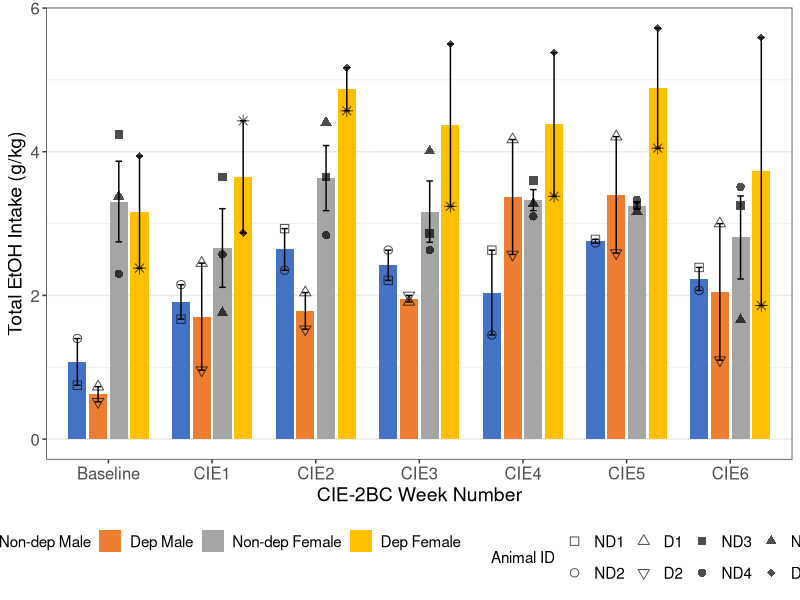

This chart was generated by the following R code:
library(tidyverse)

# Create raw data (excluding M15)
drinking_raw <- tibble(
  Mouse = c(3, 5, 8, 11, 14, 16, 18, 19, 20),
  Sex = c("Male", "Male", "Male", "Male", "Female", "Female", "Female", "Female", "Female"),
  Group = c("Non-dep", "Non-dep", "Dep", "Dep", "Non-dep", "Non-dep", "Non-dep", "Dep", "Dep"),
  Baseline = c(0.75, 1.40, 0.73, 0.52, 4.24, 2.30, 3.38, 3.94, 2.38),
  CIE1 = c(1.67, 2.15, 2.45, 0.96, 3.65, 2.57, 1.76, 2.87, 4.43),
  CIE2 = c(2.93, 2.35, 2.04, 1.53, 3.65, 2.84, 4.41, 5.17, 4.57),
  CIE3 = c(2.21, 2.63, 1.91, 2.00, 2.86, 2.63, 4.01, 5.50, 3.24),
  CIE4 = c(2.63, 1.45, 4.17, 2.57, 3.60, 3.10, 3.28, 5.38, 3.38),
  CIE5 = c(2.78, 2.73, 4.21, 2.59, 3.25, 3.33, 3.17, 5.72, 4.05),
  CIE6 = c(2.39, 2.07, 3.00, 1.10, 3.25, 3.51, 1.66, 5.59, 1.86)
)

# Map mouse numbers to D/ND labels
mouse_to_label <- c("3" = "ND1", "5" = "ND2", "8" = "D1", "11" = "D2", 
                    "14" = "ND3", "16" = "ND4", "18" = "ND5", "19" = "D3", "20" = "D4")

# Pivot to long format
drinking_long <- drinking_raw %>%
  pivot_longer(cols = Baseline:CIE6,
               names_to = "Timepoint",
               values_to = "Intake") %>%
  mutate(
    Timepoint = factor(Timepoint, levels = c("Baseline", "CIE1", "CIE2", "CIE3", "CIE4", "CIE5", "CIE6")),
    Group_Sex = factor(paste(Group, Sex), 
                       levels = c("Non-dep Male", "Dep Male", "Non-dep Female", "Dep Female")),
    Animal_ID = factor(mouse_to_label[as.character(Mouse)], 
                       levels = c("ND1", "ND2", "D1", "D2", "ND3", "ND4", "ND5", "D3", "D4"))
  )

# Calculate summary statistics
drinking_summary <- drinking_long %>%
  group_by(Timepoint, Group_Sex) %>%
  summarise(
    Mean = mean(Intake),
    SEM = sd(Intake) / sqrt(n()),
    .groups = "drop"
  )

# Plot with bars and individual points
ggplot() +
  geom_bar(data = drinking_summary, 
           aes(x = Timepoint, y = Mean, fill = Group_Sex),
           stat = "identity", position = position_dodge(width = 0.8), width = 0.7) +
  geom_errorbar(data = drinking_summary,
                aes(x = Timepoint, y = Mean, ymin = Mean - SEM, ymax = Mean + SEM, group = Group_Sex),
                position = position_dodge(width = 0.8), width = 0.25) +
  geom_point(data = drinking_long,
             aes(x = Timepoint, y = Intake, group = Group_Sex, shape = Animal_ID),
             position = position_dodge(width = 0.8), size = 2.5, alpha = 0.7) +
  scale_fill_manual(values = c("Non-dep Male" = "#4472C4", 
                               "Dep Male" = "#ED7D31",
                               "Non-dep Female" = "#A5A5A5", 
                               "Dep Female" = "#FFC000")) +
  scale_shape_manual(values = c("ND1" = 0, "ND2" = 1,           # Non-dep Male
                                "D1" = 2, "D2" = 6,             # Dep Male
                                "ND3" = 15, "ND4" = 16, "ND5" = 17,  # Non-dep Female
                                "D3" = 18, "D4" = 8)) +         # Dep Female
  labs(x = "CIE-2BC Week Number",
       y = "Total EtOH Intake (g/kg)",
       fill = "",
       shape = "Animal ID") +
  theme_bw() +
  theme(axis.text = element_text(size = 12),
        axis.title = element_text(size = 14),
        legend.text = element_text(size = 11),
        legend.position = "bottom",
        panel.grid.major.x = element_blank()) +
  guides(fill = guide_legend(order = 1, nrow = 1),
         shape = guide_legend(order = 2, nrow = 2))